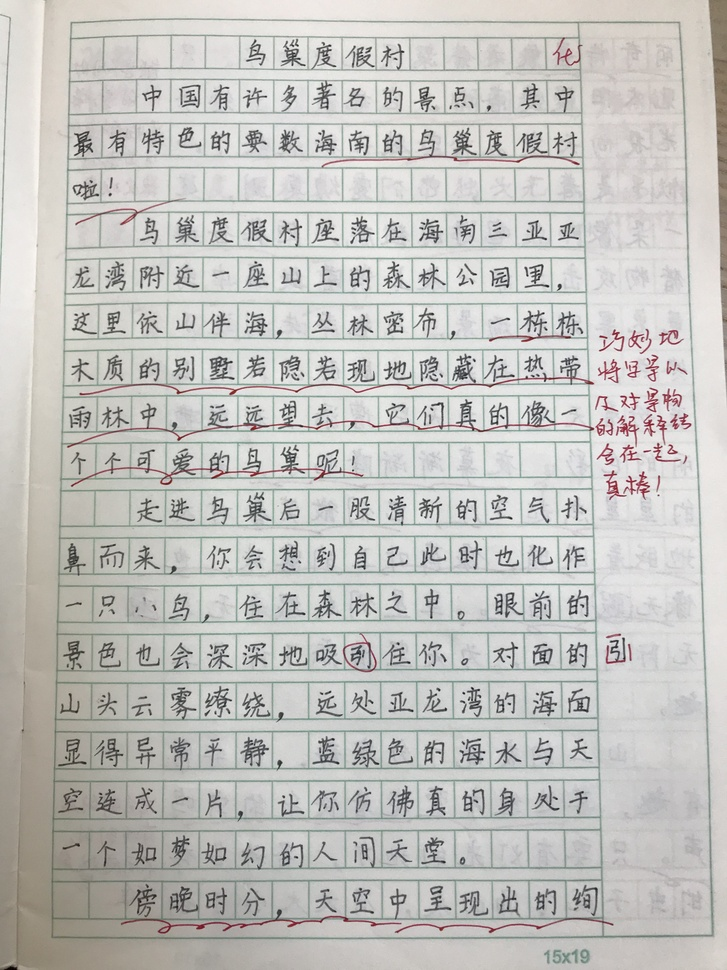
#> input picture asset/process_origin.jpg, 727 x 970 px, shrunk from 3024 x 4032 before the run
$ python -i remove_red.py   (imports and definitions only)
#> lines starting #> are read from the running program, lines starting #| are printed output that depends on the picture; after the words box and inside, x2 and y2 are one past the last pixel; in counts of white or black regions, pixels touching at a corner belong together
#> further down, picture is the input picture: shape (970, 727, 3); mean B, G, R 190.3, 193.7, 194.3
import cv2
import numpy as np

def remove_red_marks(image):
    """
    去除图像中的红色区域（如批改痕迹），用周围颜色修复填补。
    """
    hsv = cv2.cvtColor(image, cv2.COLOR_BGR2HSV)
#> hsv: shape (970, 727, 3); mean H, S, V 48.1, 9.9, 196.2
    lower_red1 = np.array([0, 50, 50])
    upper_red1 = np.array([10, 255, 255])
    lower_red2 = np.array([160, 50, 50])
    upper_red2 = np.array([180, 255, 255])
    mask1 = cv2.inRange(hsv, lower_red1, upper_red1)
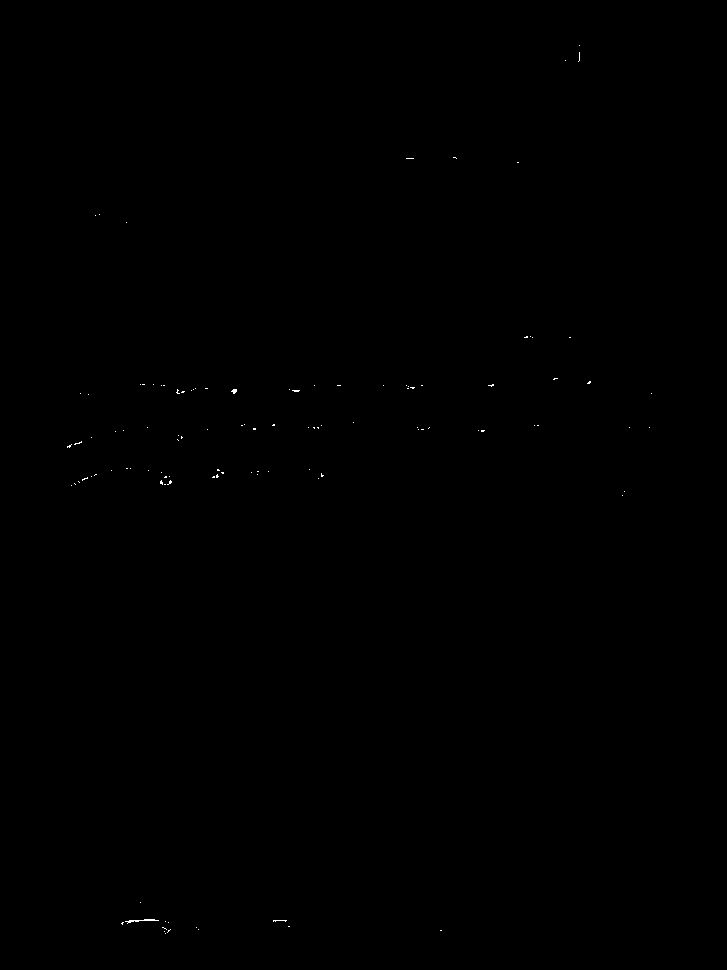
#> mask1: shape (970, 727); 0.06% white in thin lines or dots, all inside (x1, y1, x2, y2) = (67, 45, 652, 934)
    mask2 = cv2.inRange(hsv, lower_red2, upper_red2)
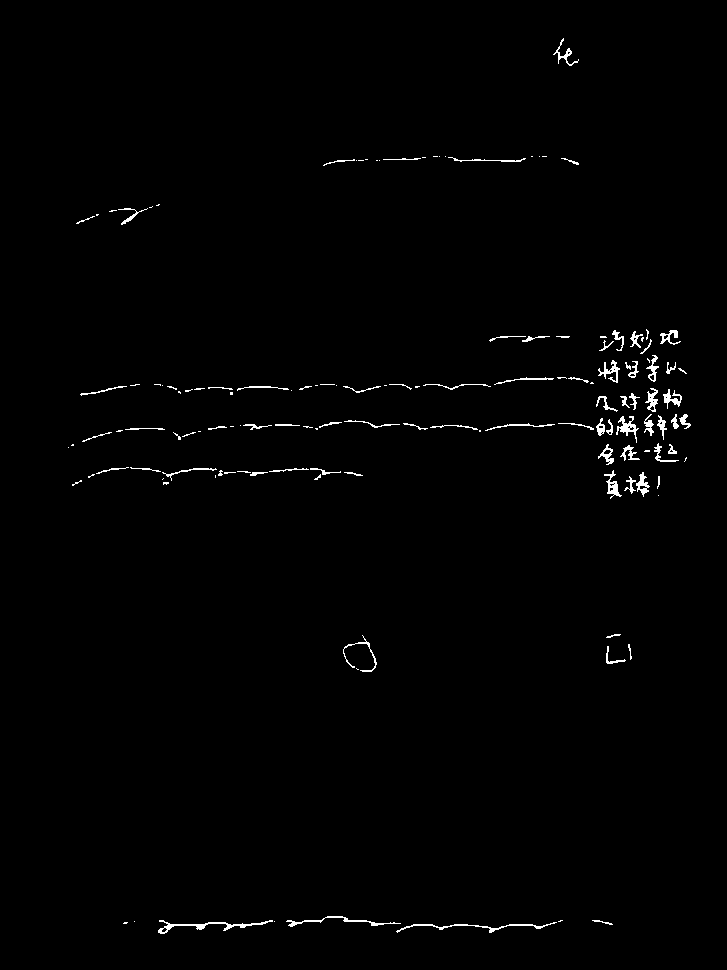
#> mask2: shape (970, 727); 0.95% white in thin lines or dots, all inside (x1, y1, x2, y2) = (68, 38, 691, 934)
    red_mask = cv2.bitwise_or(mask1, mask2)
#> red_mask: shape (970, 727); 1% white in thin lines or dots, all inside (x1, y1, x2, y2) = (67, 38, 691, 934)
    inpainted = cv2.inpaint(image, red_mask, inpaintRadius=3, flags=cv2.INPAINT_TELEA)
    return inpainted

>>> import cv2
>>> picture = cv2.imread('../asset/process_origin.jpg')
>>> result = remove_red_marks(picture)

$ run again, on asset/render_show.png
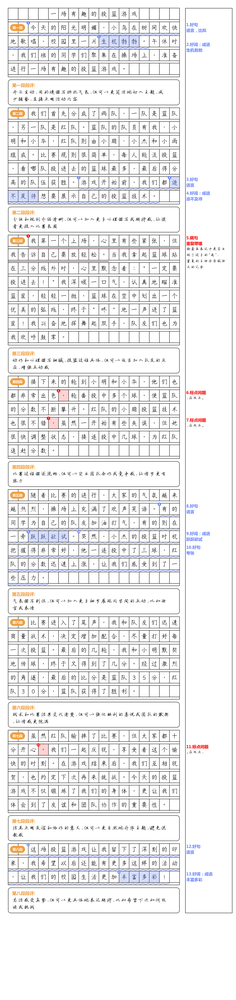
#> input picture asset/render_show.png, 236 x 1000 px, shrunk from 3510 x 14895 before the run
#> picture is the input picture: shape (1000, 236, 3); mean B, G, R 234.9, 234.4, 234.9
#> hsv: shape (1000, 236, 3); mean H, S, V 4.8, 2.7, 236.2
#> in remove_red_marks, `mask1 = cv2.inRange(hsv, lower_red1, upper_red1)`:
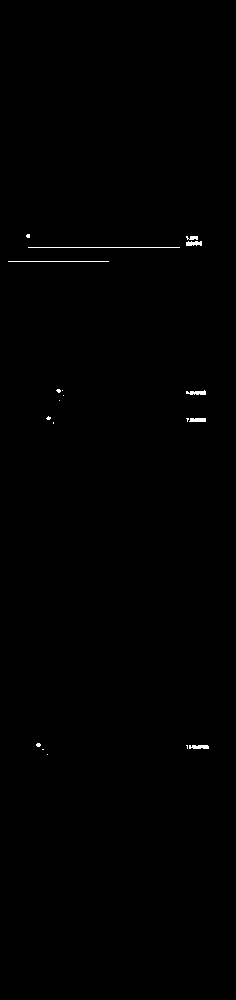
#> mask1: shape (1000, 236); 0.27% white in thin lines or dots, all inside (x1, y1, x2, y2) = (8, 234, 209, 755)
#> mask2: shape (1000, 236); every value is 0
